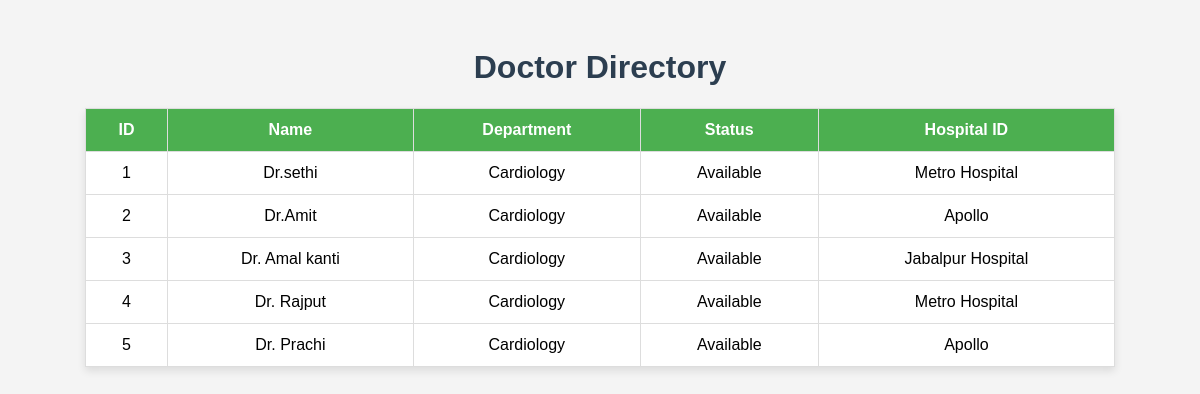
Before: /api/doctors-api/ with the older database file.
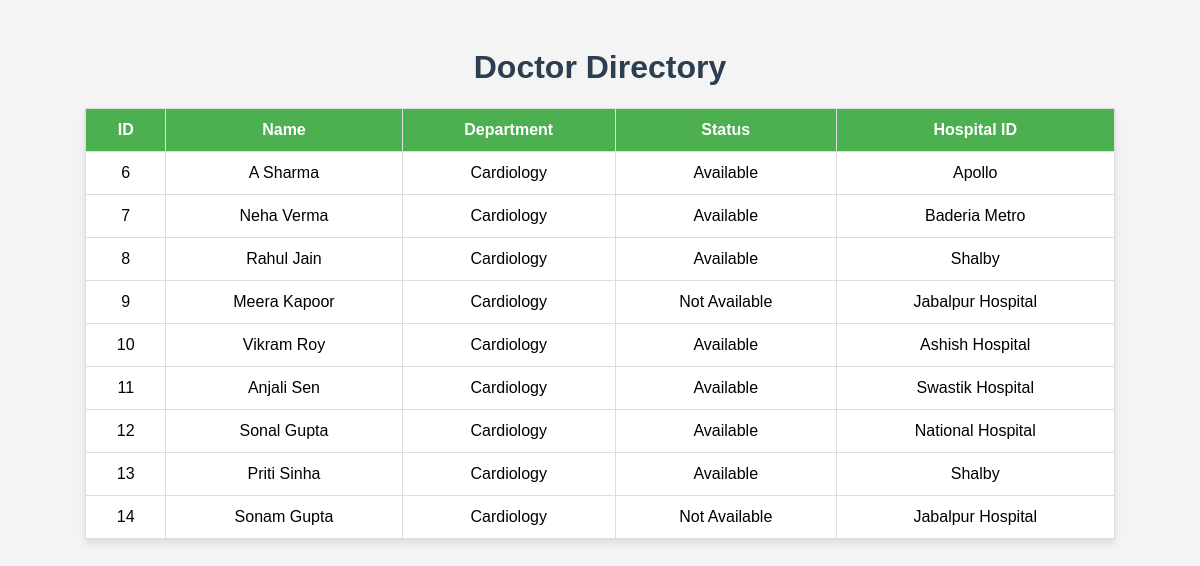
After: the same page with the newer database file.
### hospital/models.py (models this page shows, shortened)
class Doctor(models.Model):
    DEPARTMENT_CHOICES = [
        ('Cardiology', 'Cardiology'),
        ('Neurology', 'Neurology'),
        ('Orthopedics', 'Orthopedics'),
        ('Pediatrics', 'Pediatrics'),
    ]
    STATUS_CHOICES = [
        ('Available', 'Available'),
        ('Not Available', 'Not Available'),
    ]
    name = models.CharField(max_length=100)
    department = models.CharField(max_length=50, choices=DEPARTMENT_CHOICES, default='Cardiology')
    specialization = models.CharField(max_length=100)
    phone = models.CharField(max_length=15)
    email = models.EmailField()
    status = models.CharField(max_length=20, choices=STATUS_CHOICES, default='Available')
    is_available = models.BooleanField(default=True)
    hospital = models.ForeignKey(Hospital, on_delete=models.CASCADE)

class Hospital(models.Model):
    name = models.CharField(max_length=100)
    total_beds = models.IntegerField(default=0)
    available_beds = models.IntegerField(default=0)
    address = models.TextField(blank=True)
    phone = models.CharField(max_length=15, blank=True)
    email = models.EmailField(blank=True)
    location = models.CharField(max_length=200, blank=True, null=True)
    def __str__(self):
        return self.name

### hospital/views.py (the view)
# urls.py: path('doctors-api/', doctor_list, name='doctor-list-api'),
def doctor_list(request):
    doctors = Doctor.objects.all()
    return render(request, 'hospital/doctor_list.html', {'doctors': doctors})

### hospital/templates/hospital/doctor_list.html (shortened to what this page needs)
<!DOCTYPE html>
<html lang="en">
<head>
</head>
<body>
  <h1>Doctor Directory</h1>
  <table>
    <thead>
      <tr>
        <th>ID</th>
        <th>Name</th>
        <th>Department</th>
        <th>Status</th>
        <th>Hospital ID</th>
      </tr>
    </thead>
    <tbody>
      {% for doctor in doctors %}
        <tr>
          <td>{{ doctor.id }}</td>
          <td>{{ doctor.name }}</td>
          <td>{{ doctor.department }}</td>
          <td>{{ doctor.status }}</td>
          <td>{{ doctor.hospital }}</td>
        </tr>
      {% endfor %}
    </tbody>
  </table>
</body>
</html>

### hospital/templates/hospital/doctor_list.html (style rules this page uses)
body { font-family: Arial; background-color: #f4f4f4; padding: 20px; }
h1 { text-align: center; color: #2c3e50; }
table { width: 90%; margin: 0 auto; border-collapse: collapse; background: white; box-shadow: 0 4px 8px rgba(0,0,0,0.1); }
th, td { padding: 12px; border: 1px solid #ddd; text-align: center; }
th { background-color: #4CAF50; color: white; }

Changed rows visible on the page:
removed Doctor: id "1", name "Dr.sethi", department "Cardiology", status "Available", hospital "Metro Hospital"
removed Doctor: id "2", name "Dr.Amit", department "Cardiology", status "Available", hospital "Apollo"
removed Doctor: id "3", name "Dr. Amal kanti", department "Cardiology", status "Available", hospital "Jabalpur Hospital"
removed Doctor: id "4", name "Dr. Rajput", department "Cardiology", status "Available", hospital "Metro Hospital"
removed Doctor: id "5", name "Dr. Prachi", department "Cardiology", status "Available", hospital "Apollo"
added Doctor: id "6", name "A Sharma", department "Cardiology", status "Available", hospital "Apollo"
added Doctor: id "7", name "Neha Verma", department "Cardiology", status "Available", hospital "Baderia Metro"
added Doctor: id "8", name "Rahul Jain", department "Cardiology", status "Available", hospital "Shalby"
added Doctor: id "9", name "Meera Kapoor", department "Cardiology", status "Not Available", hospital "Jabalpur Hospital"
added Doctor: id "10", name "Vikram Roy", department "Cardiology", status "Available", hospital "Ashish Hospital"
added Doctor: id "11", name "Anjali Sen", department "Cardiology", status "Available", hospital "Swastik Hospital"
added Doctor: id "12", name "Sonal Gupta", department "Cardiology", status "Available", hospital "National Hospital"
added Doctor: id "13", name "Priti Sinha", department "Cardiology", status "Available", hospital "Shalby"
added Doctor: id "14", name "Sonam Gupta", department "Cardiology", status "Not Available", hospital "Jabalpur Hospital"
